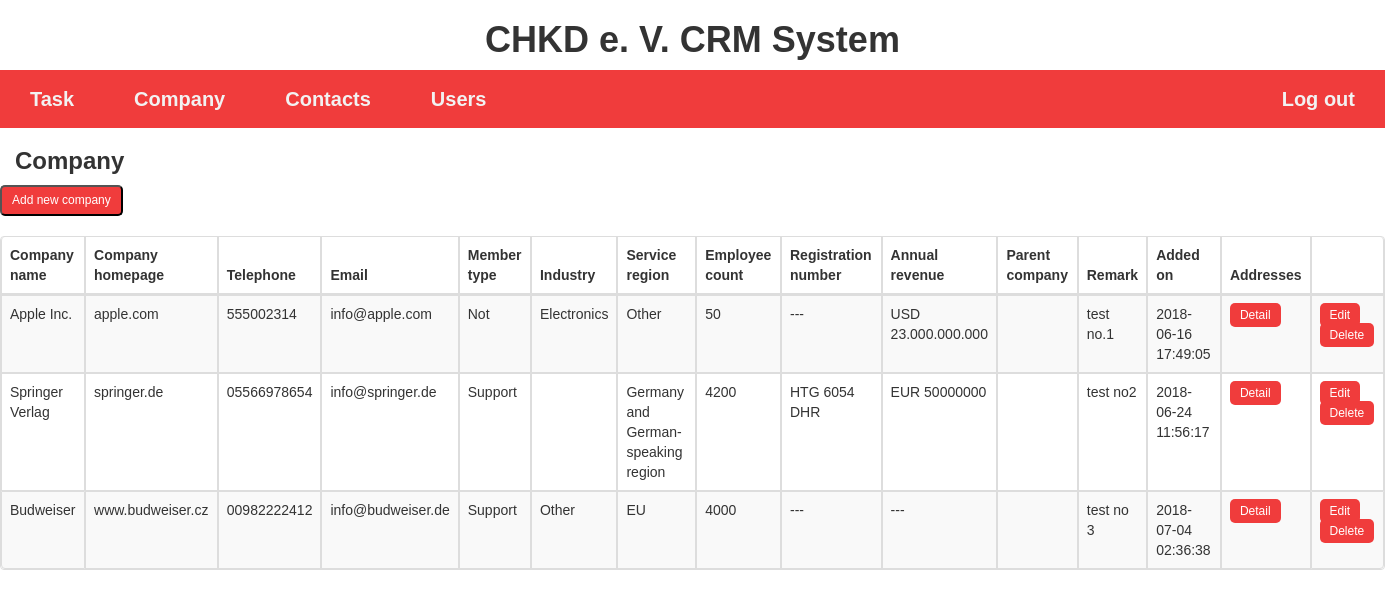
The app's page /content/company.php, older data.
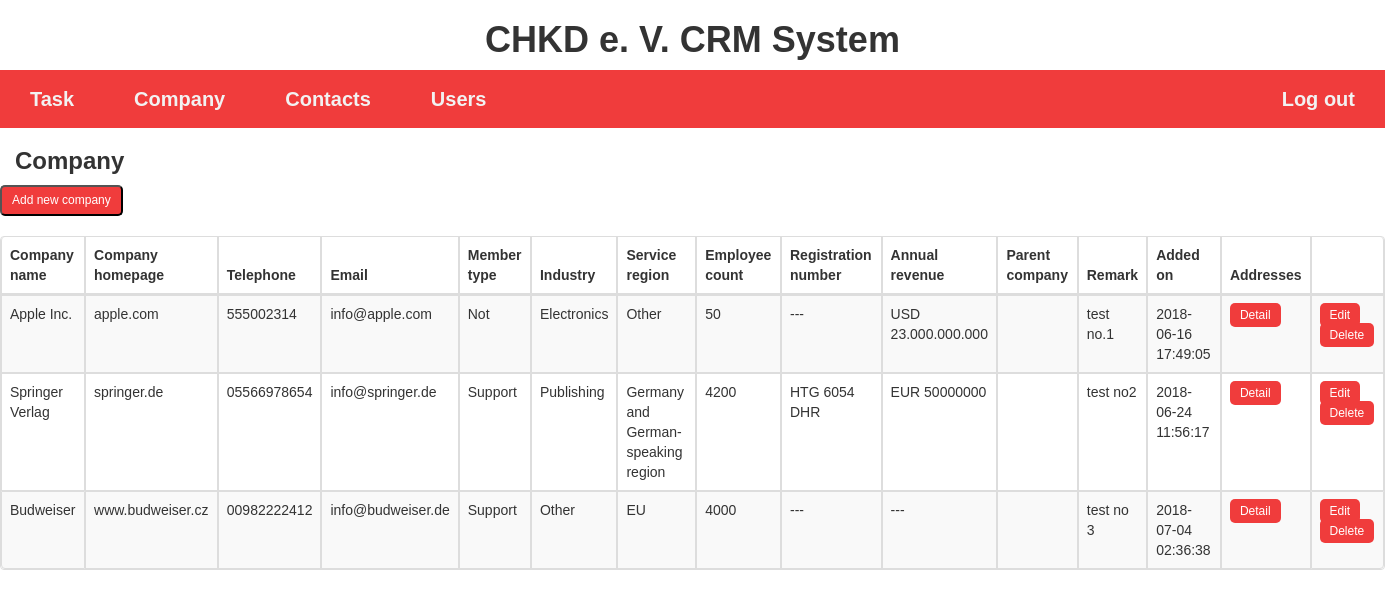
The same page, newer data.
### tables this page shows
CREATE TABLE IF NOT EXISTS `company` (
  `company_id` INT(11) NOT NULL AUTO_INCREMENT,
  `name_de` VARCHAR(150) NOT NULL  ,
  `website` VARCHAR(255) NULL  ,
  `c_tel` VARCHAR(20) NOT NULL  ,
  `c_email` VARCHAR(150) NOT NULL  ,
  `service_region` ENUM('EU', 'Western Europe', 'Germany and German-speaking region', 'Other') NOT NULL,
  `employee_count` INT(8) NULL,
  `registration_nr` VARCHAR(15) NULL  ,
  `annual_revenue` VARCHAR(20) NULL,
  `c_remark` TEXT NULL,
  `c_date_added` DATETIME NOT NULL DEFAULT NOW(),
  `member_type` ENUM('Board', 'Counsil', 'Class A', 'Class B', 'Automotive Committee', 'Support', 'Not') NOT NULL,
  `industry` ENUM('Agro', 'Metal', 'Automobile', 'Construction', 'Pharma', 'Publishing', 'Finance', 'Media', 'Electronics', 'Logistic', 'IT', 'Energy', 'Other') NOT NULL,
  `parent_company` INT(11) NULL,
  PRIMARY KEY (`company_id`),
  CONSTRAINT `parent_company`
    FOREIGN KEY (`parent_company`)
    REFERENCES `company` (`company_id`)
    ON DELETE SET NULL);

### content/company.php (the view, shortened to what this page needs)
<?php include_once ('../conn.php'); ?>
<?php
include_once('../page/head.php');
?>
<h1 style="text-align: center; font-weight:bolder;">CHKD e. V. CRM System</h1>
<?php include_once('../page/menu.php'); ?>
<h3 style="padding-left:15px; font-weight:bolder;">Company</h3>
<form>
    <input type="button" value="Add new company" onclick="window.location.href='insert_company.php'" class="btnsml" />
</form>
<div>
  <table class="table table-striped table-bordered">
    <thead>
      <tr>
        <th>Company name</th>
        <th>Company homepage</th>
        <th>Telephone</th>
        <th>Email</th>
        <th>Member type</th>
        <th>Industry</th>
        <th>Service region</th>
        <th>Employee count</th>
        <th>Registration number</th>
        <th>Annual revenue</th>
        <th>Parent company</th>
        <th>Remark</th>
        <th>Added on</th>
        <th>Addresses</th>
        <th> </th>
      </tr>
    </thead>
    <tbody>
      <?php
       $sql = "SELECT c1.company_id, c1.name_de, c1.website, c1.c_tel, c1.c_email, c1.member_type, c1.industry, c1.service_region, c1.employee_count, c1.registration_nr, c1.annual_revenue, c1.c_remark, c1.c_date_added, c2.parent_company, c2.name_de AS 'parent'FROM company c1 left join company c2 on c2.company_id = c1.parent_company LIMIT 1, 5000";
       $result = mysqli_query($conn, $sql);
       while($row = mysqli_fetch_assoc($result)){
                echo '<tr>';
                echo '<td>'. $row['name_de'] . '</td>';
                echo '<td>'. $row['website'] . '</td>';
                echo '<td>'. $row['c_tel'] . '</td>';
                echo '<td>'. $row['c_email'] . '</td>';
                echo '<td>'. $row['member_type']. '</td>';
                echo '<td>'. $row['industry']. '</td>';
                echo '<td>'. $row['service_region']. '</td>';
                echo '<td>'. $row['employee_count']. '</td>';
                echo '<td>'. $row['registration_nr']. '</td>';
                echo '<td>'. $row['annual_revenue']. '</td>';
                echo '<td>'. $row['parent']. '</td>';
                echo '<td>'. $row['c_remark']. '</td>';
                echo '<td>'. $row['c_date_added']. '</td>';
                echo '<td>';
                echo '<a class="btnsml" href="company_address.php?company_id='.$row['company_id'].'">Detail</a>';
                echo '</td>';
                echo '<td>';
                echo '<a class="btnsml" href="edit_company.php?company_id='.$row['company_id'].'">Edit</a>';
                echo '<a class="btnsml" href="delete_company.php?company_id='.$row['company_id'].'">Delete</a>';
                echo '</td>';
                echo '</tr>';
       }
      ?>
    </tbody>
  </table>
</div>
<?php include_once('../page/footer.php'); ?>

### page/head.php (shortened to what this page needs)
<!DOCTYPE html>
<html xmlns="http://www.w3.org/1999/xhtml">
<head>
<link href="css/bootstrap.min.css" rel="stylesheet">
<link rel="stylesheet" href="https://maxcdn.bootstrapcdn.com/bootstrap/3.3.7/css/bootstrap.css">
</head>
<body>

### page/menu.php
<div class="topnav">
  <a href="task.php">Task</a>
    <a href="company.php">Company</a>
  <a href="person.php">Contacts</a>
  <a href="user.php">Users</a>
  <div class="topnav-right">
    <a href="../logout.php" onclick="">Log out</a>
  </div>
</div>

### page/footer.php
</body>
</html>

### page/head.php (style rules this page uses)
body { margin:0; font-family: Arial, Helvetica, sans-serif; }
.topnav { overflow: hidden; background-color: #f03c3c; }
.topnav a { float: left; color: #f2f2f2; text-align: center; padding: 15px 30px; text-decoration: none; font-weight:bolder; font-size: 20px; }
.topnav-right { float: right; }
.btnsml { -webkit-border-radius: 10; -moz-border-radius: 10; border-radius: 5px; font-family: Arial; color: #ffffff; font-size: 12px; background: #f03c3c; padding: 5px 10px 5px 10px; text-decoration: none; }

Row changes from the older to the newer data that the page shows:
changed company "Springer Verlag": industry (not shown) → "Publishing"
